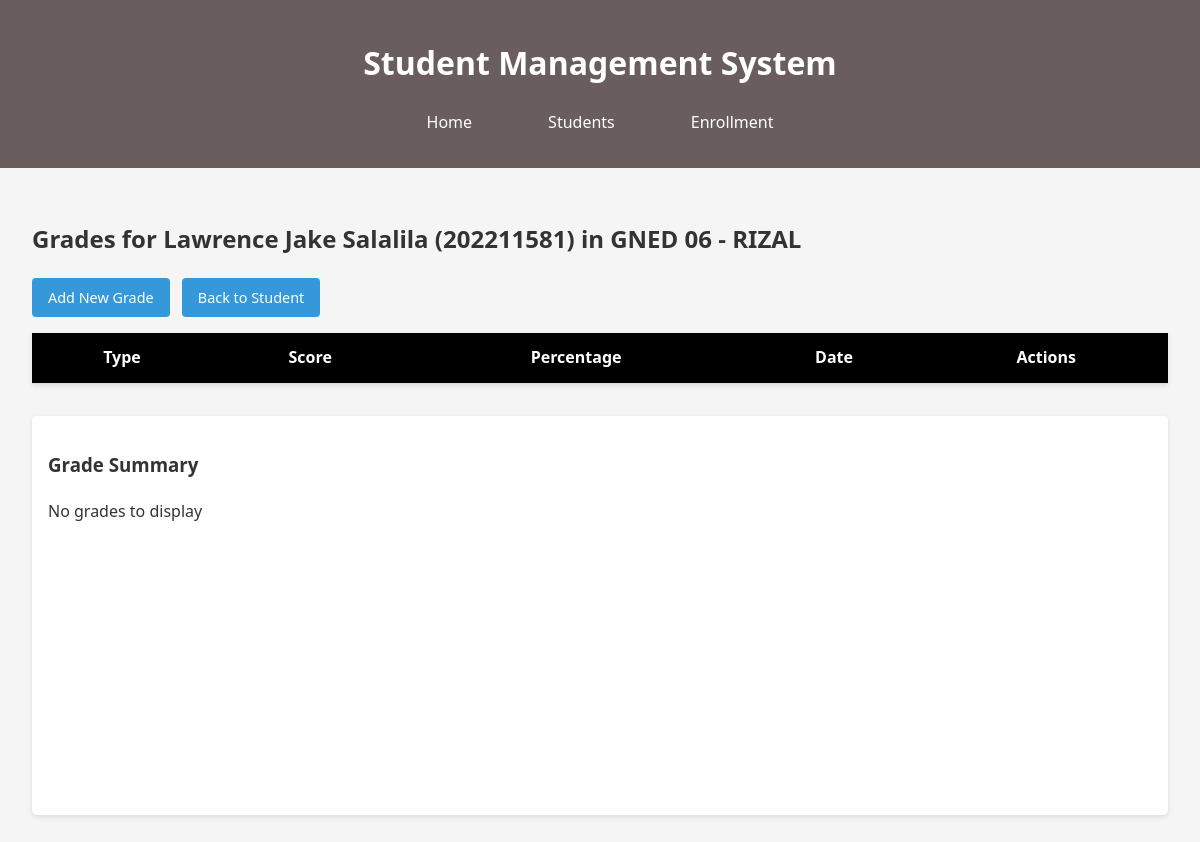
/enrollments/10/grades/, run on the app's committed database.
### sms_app/models.py (models this page shows, shortened)
class Enrollment(models.Model):
    student = models.ForeignKey(Student, on_delete=models.CASCADE)
    subject = models.ForeignKey(Subject, on_delete=models.CASCADE)
    enrollment_date = models.DateField(auto_now_add=True)
    class Meta:
        unique_together = ('student', 'subject')

class Student(models.Model):
    student_id = models.CharField(max_length=20, unique=True)
    first_name = models.CharField(max_length=100)
    last_name = models.CharField(max_length=100)
    email = models.EmailField()
    date_of_birth = models.DateField()
    address = models.TextField()
    phone_number = models.CharField(max_length=15)
    def __str__(self):
        return f"{self.first_name} {self.last_name} ({self.student_id})"

class Subject(models.Model):
    code = models.CharField(max_length=10, unique=True)
    name = models.CharField(max_length=100)
    description = models.TextField()
    def __str__(self):
        return f"{self.code} - {self.name}"

### sms_app/views.py (the view)
# urls.py: path('enrollments/<int:enrollment_id>/grades/', views.grade_list, name='grade_list'),
def grade_list(request, enrollment_id):
    enrollment = get_object_or_404(Enrollment, id=enrollment_id)
    grades = Grade.objects.filter(enrollment=enrollment)
    return render(request, 'grades/list.html', {
        'enrollment': enrollment,
        'grades': grades
    })

### templates/grades/list.html (shortened to what this page needs)
{% extends 'base.html' %}
{% block content %}
    <h2>Grades for {{ enrollment.student }} in {{ enrollment.subject }}</h2>
    <a href="{% url 'grade_create' enrollment.id %}" class="btn">Add New Grade</a>
    <a href="{% url 'student_detail' enrollment.student.student_id %}" class="btn">Back to Student</a>
    <table>
        <thead>
            <tr>
                <th>Type</th>
                <th>Score</th>
                <th>Percentage</th>
                <th>Date</th>
                <th>Actions</th>
            </tr>
        </thead>
    </table>
    <div class="grade-summary">
        <h3>Grade Summary</h3>
        <div id="gradeChart"></div>
    </div>
{% endblock %}

### sms_app/static/css/sms.css (style rules this page uses)
body { font-family: 'Segoe UI', Tahoma, Geneva, Verdana, sans-serif; line-height: 1.6; margin: 0; padding: 0; color: #333; background-color: #f5f5f5; }
table { width: 100%; border-collapse: collapse; margin: 1rem 0; background: white; box-shadow: 0 2px 5px rgba(0,0,0,0.1); }
th, td { padding: 0.75rem; text-align: center; border-bottom: 1px solid #ddd; }
th { background-color: #000000; color: white; }
.btn { display: inline-block; padding: 0.5rem 1rem; background-color: #3498db; color: white; text-decoration: none; border-radius: 4px; border: none; cursor: pointer; font-size: 0.9rem; margin-right: 0.5rem; }
.grade-summary { margin-top: 2rem; background: white; padding: 1rem; border-radius: 5px; box-shadow: 0 2px 5px rgba(0,0,0,0.1); }
#gradeChart { height: 300px; margin-top: 1rem; }

### data on the page
Enrollment: student "Lawrence Jake Salalila (202211581)", subject "GNED 06 - RIZAL"
